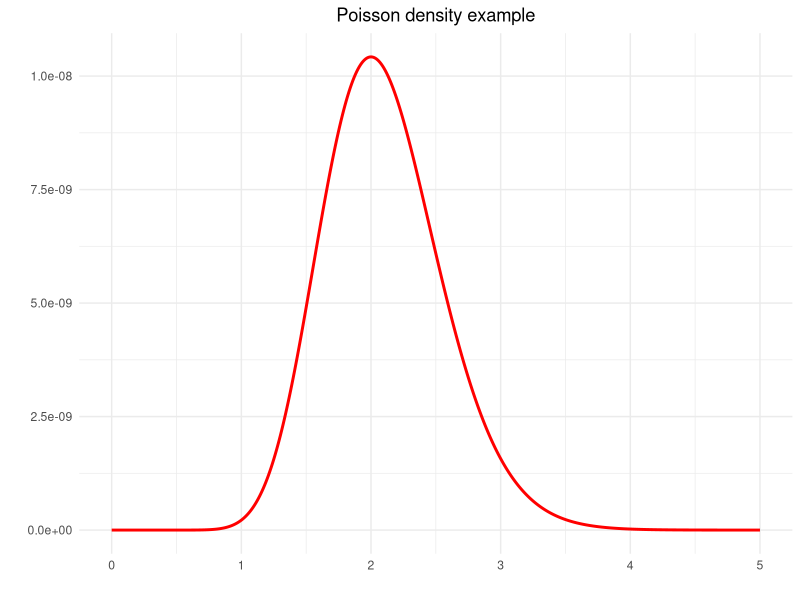
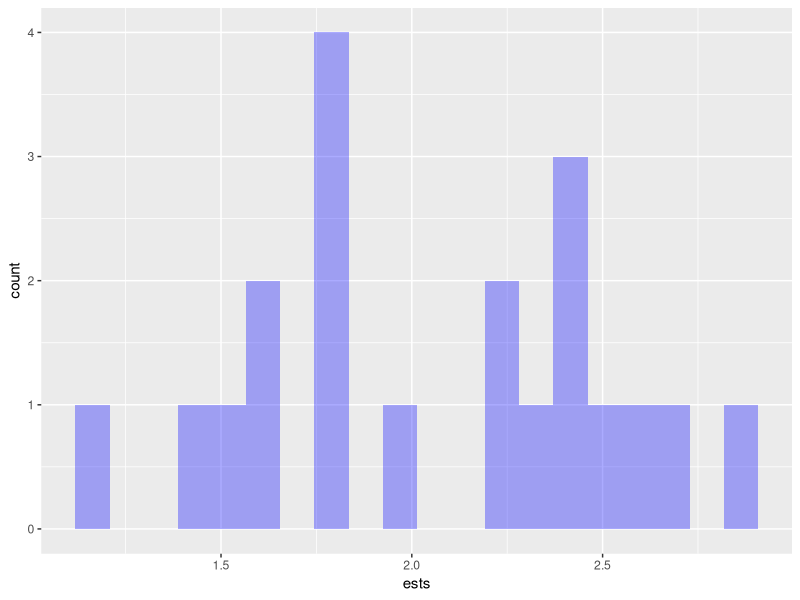
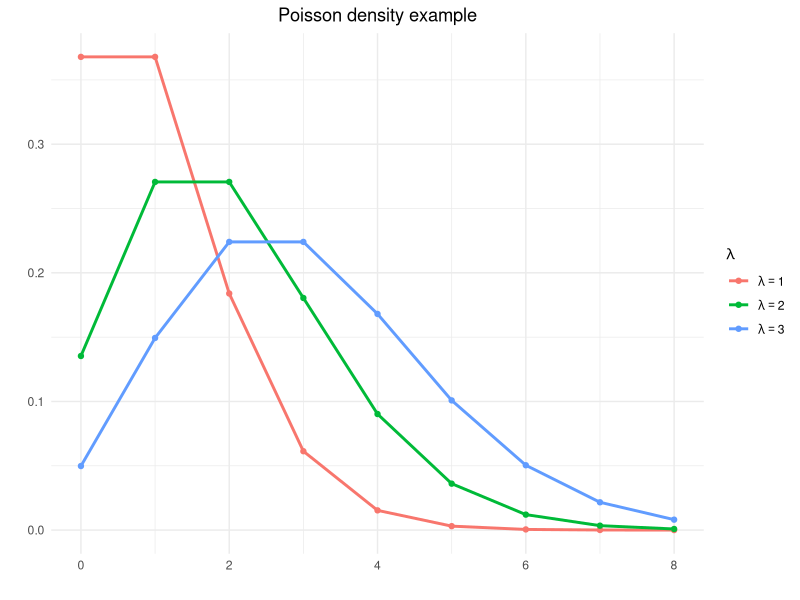
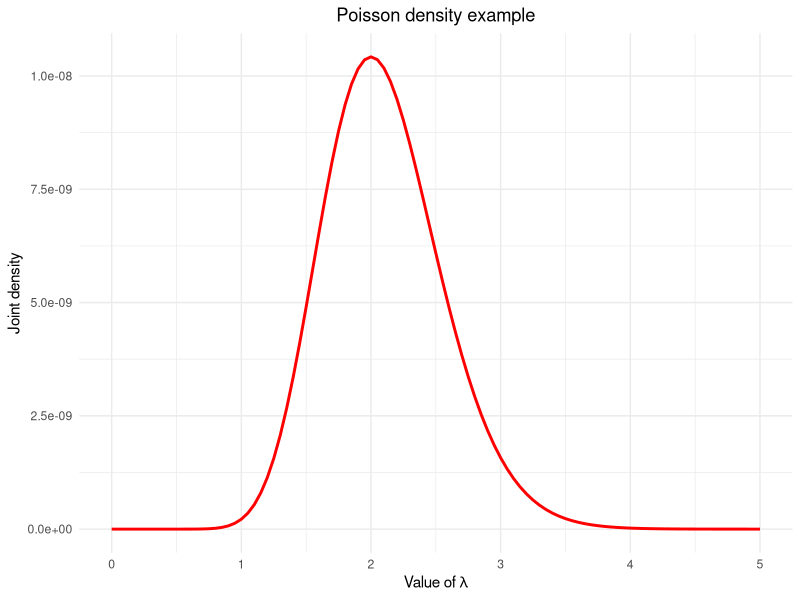
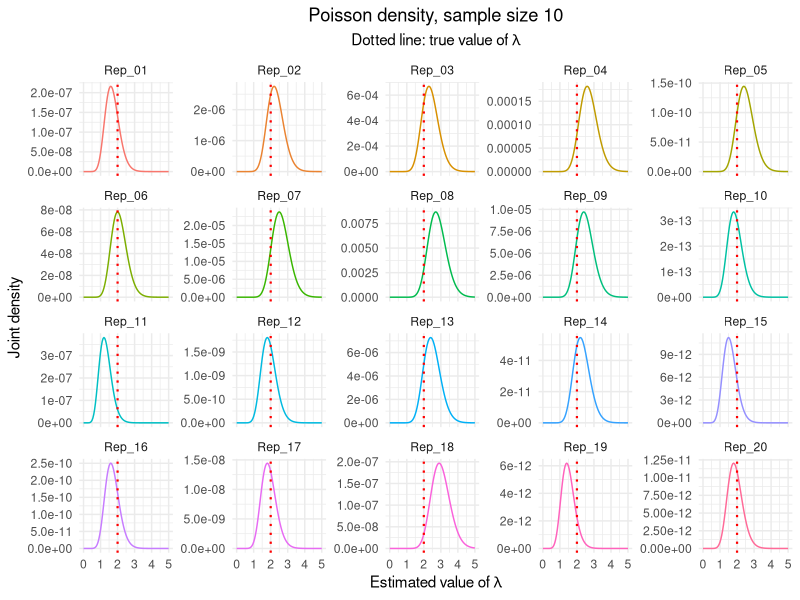

The R source for these figures, in order:
## ---- chunk 1
library(tidyverse)

theta <- seq(0,5,0.01)
y     <- (exp(-10*theta)*theta^20)/207360
df    <- tibble(theta=theta, y = y)

ggplot(df) +
  geom_line(aes(theta, y), color = "red", size=1) +
  theme_minimal() +
  labs(title="Poisson density example", x="", y="") +
  theme(legend.position = "none", plot.title = element_text(hjust = 0.5))
## ---- chunk 2
#| echo: false
#| warning: false
#| message: false

library(tidyverse)
library(scales)

reps   <- 20
lambda <- 2
n      <- 10

a <- tibble(x=seq(0, 3*lambda),
            p=(exp(-lambda*x)*(lambda^x))/prod(factorial(lambda)))

d <- matrix(rpois(n*reps,lambda), n, reps)

t <- as_tibble(factorial(d), .name_repair = ~paste0("Rep",1:reps)) %>%
  pivot_longer(cols = everything()) %>%
  group_by(name) %>%
  summarise(dd = prod(value)) %>%
  mutate(sum  = colSums(d),
         ests = sum/n)

ggplot(t) + 
  geom_histogram(aes(x=ests), 
                 fill = "blue", alpha=.33, color=NA, bins=20)

#####################

theta  <- seq(0, 8, 1)
y      <- (exp(-lambda)*lambda^(theta))/(factorial(theta))
df     <- tibble(theta = theta) %>%
  mutate(
    `lambda == 1` = (exp(-1)*1^(theta))/(factorial(theta)),
    `lambda == 2` = (exp(-2)*2^(theta))/(factorial(theta)),
    `lambda == 3` = (exp(-3)*3^(theta))/(factorial(theta)))

df %>%
  pivot_longer(cols = -theta, names_to = "lambda") %>%
  ggplot() +
  geom_line(aes(x=theta, y=value, color=lambda), size=1) +
  geom_point(aes(x=theta, y=value, color=lambda)) +
  theme_minimal() +
  labs(title="Poisson density example", x="", y="",
       color=expression(lambda)) +
  theme(plot.title = element_text(hjust = 0.5),
        plot.subtitle = element_text(hjust = 0.5)) +
  scale_colour_discrete(labels = parse_format())

######

e <- c(5,0,1,1,0,3,2,3,4,1)
l <- seq(0,5,0.05)
y <- (exp(-n*l)*l^(sum(e)))/(prod(factorial(e)))

tibble(l=l, y=y) %>%
  ggplot() +
  geom_line(aes(x=l, y=y), color="red", linewidth=1) +
  theme_minimal() +
  labs(title="Poisson density example",
       x=expression(paste("Value of ", lambda)),
       y="Joint density") +
  theme(plot.title = element_text(hjust = 0.5))

######

t2 <- t %>%
  group_by(name) %>%
  mutate(r = list((exp(-n*l)*l^sum)/dd))

nms <- paste0("Rep_", str_pad(1:reps, 2, pad="0"))

tt <- bind_cols(t2$r, .name_repair = ~ nms) %>%
  mutate(lambda = l)

lam <- lambda
tt %>%
  pivot_longer(cols = -lambda) %>%
  ggplot() +
  geom_line(aes(x=lambda, y=value, color=name),
            show.legend = FALSE) +
  geom_vline(aes(xintercept=lam), color="red", linetype=3, linewidth=0.75) +
  facet_wrap(~ name, scales = "free_y") +
  theme_minimal() +
  labs(title    = paste("Poisson density, sample size", n),
       subtitle = expression(paste("Dotted line: true value of ", lambda)),
       x        = expression(paste("Estimated value of ", lambda)),
       y        = "Joint density") +
  theme(plot.title = element_text(hjust = 0.5),
        plot.subtitle = element_text(hjust = 0.5))
